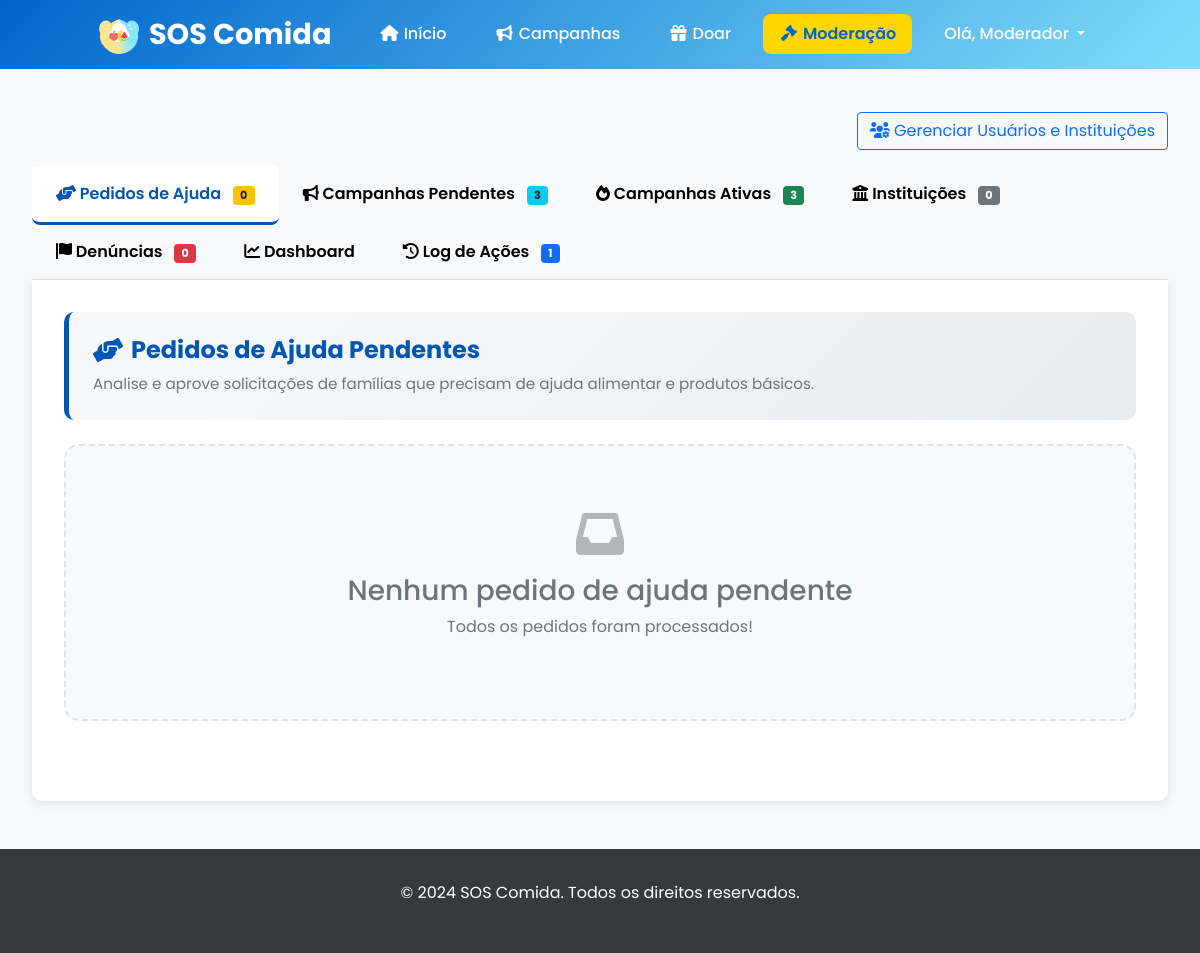
Page /moderacao (signed in) on the earlier database version.
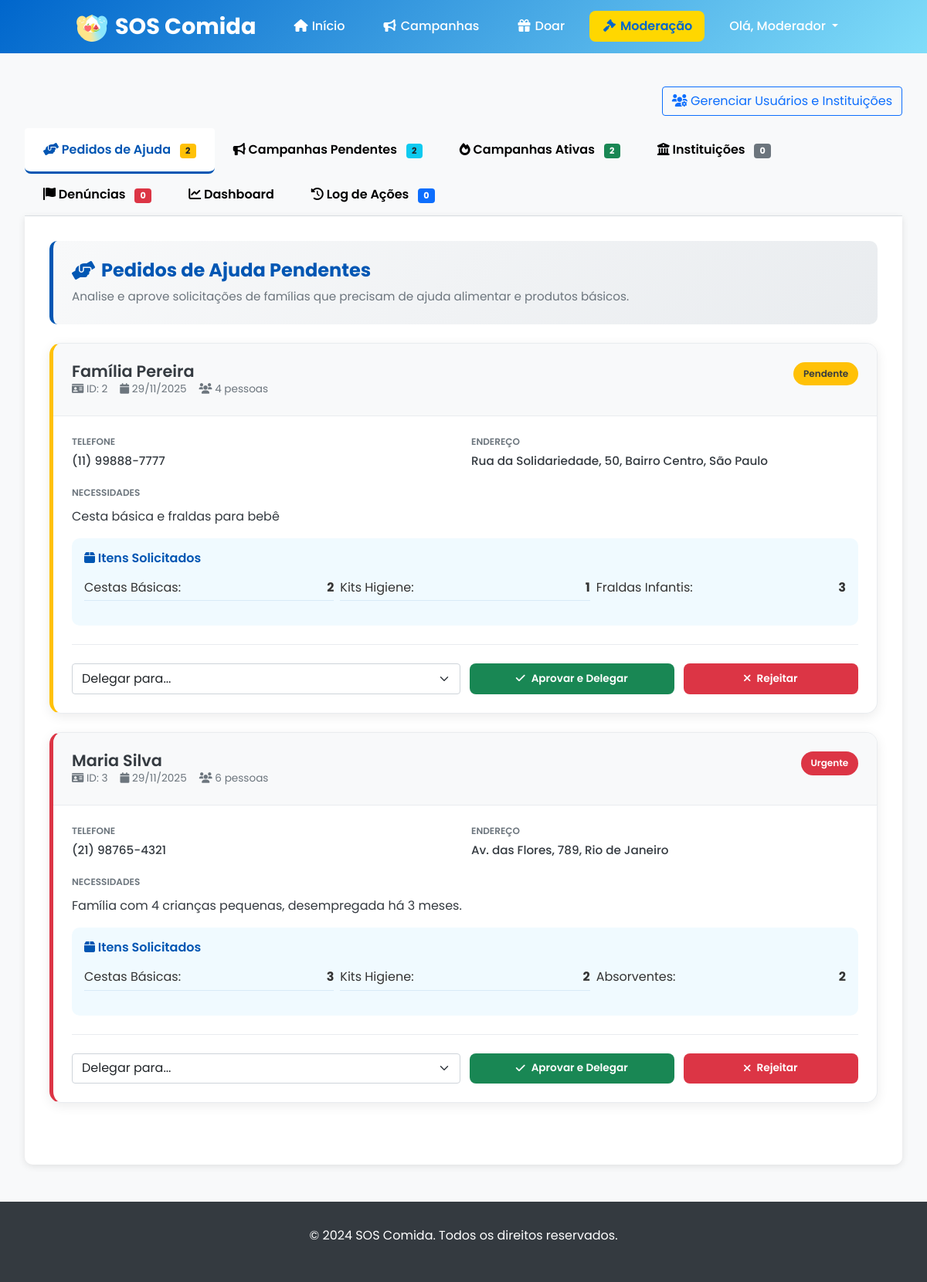
Same page on the later database version.
### models.py (models this page shows)
class Usuario(UserMixin, db.Model):
    __tablename__ = 'usuarios'
    id = db.Column(db.Integer, primary_key=True)
    nome = db.Column(db.String(100), nullable=False)
    email = db.Column(db.String(120), unique=True, nullable=False)
    senha = db.Column(db.String(255), nullable=False)
    tipo = db.Column(db.String(20), default='usuario')
    data_criacao = db.Column(db.DateTime, default=datetime.utcnow)
    last_seen = db.Column(db.DateTime, default=datetime.utcnow)
    cpf = db.Column(db.String(14))
    cidade = db.Column(db.String(100))
    endereco = db.Column(db.String(255))
    telefone = db.Column(db.String(20))
    bio = db.Column(db.Text)
    foto_perfil = db.Column(db.String(255))
    instituicao_nome = db.Column(db.String(200))
    instituicao_endereco = db.Column(db.String(255))
    instituicao_cep = db.Column(db.String(10))
    instituicao_tipo = db.Column(db.String(20))
    instituicao_cnpj = db.Column(db.String(18))
    status_aprovacao = db.Column(db.String(20), default='pendente')
    two_factor_secret = db.Column(db.String(32))
    two_factor_enabled = db.Column(db.Boolean, default=False)
    gov_br_id = db.Column(db.String(255), unique=True, nullable=True)
    gov_br_linked = db.Column(db.Boolean, default=False)
    gov_br_level = db.Column(db.String(20), nullable=True)
    status = db.Column(db.String(20), default='online', nullable=False)
    conta_revogada = db.Column(db.Boolean, default=False, nullable=False)
    data_revogacao = db.Column(db.DateTime, nullable=True)
    motivo_revogacao = db.Column(db.Text, nullable=True)

class SolicitacaoRecebimento(db.Model):
    __tablename__ = 'solicitacoes_recebimento'
    id = db.Column(db.Integer, primary_key=True)
    usuario_id = db.Column(db.Integer, db.ForeignKey('usuarios.id'), nullable=False)
    nome = db.Column(db.String(100), nullable=False)
    telefone = db.Column(db.String(20), nullable=False)
    endereco = db.Column(db.Text, nullable=False)
    qtd_pessoas = db.Column(db.Integer, nullable=False)
    necessidades = db.Column(db.Text, nullable=False)
    status = db.Column(db.String(20), default='pendente')
    data_criacao = db.Column(db.DateTime, default=datetime.utcnow)
    qtd_cestas = db.Column(db.Integer, default=0)
    qtd_higiene = db.Column(db.Integer, default=0)
    qtd_absorventes = db.Column(db.Integer, default=0)
    qtd_fraldas_infantis = db.Column(db.Integer, default=0)
    qtd_fraldas_geriatricas = db.Column(db.Integer, default=0)
    tipo_pix = db.Column(db.String(50))
    chave_pix = db.Column(db.String(200))
    cestas_entregues = db.Column(db.Integer, default=0)
    alimento_kg_entregues = db.Column(db.Numeric(10, 2), default=0.00)
    valor_entregue = db.Column(db.Numeric(10, 2), default=0.00)
    data_entrega_final = db.Column(db.DateTime)
    usuario = db.relationship('Usuario', backref=db.backref('recebimentos', lazy=True))

### main.py (the view)
@app.route('/moderacao')
@login_required
def moderacao():
    if current_user.tipo != 'moderador':
        flash('Acesso negado. Apenas moderadores podem acessar esta página.', 'error')
        return redirect(url_for('home'))
    recebimentos_pendentes = SolicitacaoRecebimento.query.filter_by(status='pendente').all()
    campanhas_pendentes = Campanha.query.filter_by(status='pendente').all()
    campanhas_ativas = Campanha.query.filter_by(status='ativa').order_by(Campanha.data_criacao.desc()).all()
    instituicoes_pendentes = Usuario.query.filter_by(tipo='instituicao', status_aprovacao='pendente').all()
    instituicoes = Usuario.query.filter_by(tipo='instituicao', status_aprovacao='aprovada').all()
    denuncias_pendentes = DenunciaVoluntario.query.filter_by(status='pendente').order_by(DenunciaVoluntario.data_denuncia.desc()).all()
    logs_recentes = LogAcaoModerador.query.order_by(LogAcaoModerador.data_acao.desc()).limit(50).all()
    now = datetime.utcnow()
    return render_template('moderacao.html',
                           recebimentos_pendentes=recebimentos_pendentes,
                           campanhas_pendentes=campanhas_pendentes,
                           campanhas_ativas=campanhas_ativas,
                           instituicoes_pendentes=instituicoes_pendentes,
                           instituicoes=instituicoes,
                           denuncias_pendentes=denuncias_pendentes,
                           logs_recentes=logs_recentes,
                           now=now,
                           usuario=current_user)

### main.py (called while the page is built)
@lm.user_loader
def user_loader(id):
    return Usuario.query.get(int(id))

### templates/moderacao.html (shortened to what this page needs)
{% extends "base.html" %}
{% block content %}
<div class="container" style="margin-top: 2rem; position: relative; z-index: 10;">
    <div class="d-flex justify-content-end mb-3">
        <a href="{{ url_for('moderacao_usuarios') }}" class="btn btn-outline-primary">
            <i class="fas fa-users-cog"></i> Gerenciar Usuários e Instituições
        </a>
    </div>
    <ul class="nav nav-tabs nav-tabs-custom" id="moderacaoTabs" role="tablist">
        <li class="nav-item" role="presentation">
            <button class="nav-link active" id="ajuda-tab" data-bs-toggle="tab" data-bs-target="#ajuda" type="button" role="tab">
                <i class="fas fa-hands-helping"></i> Pedidos de Ajuda
                <span class="badge bg-warning text-dark">{{ recebimentos_pendentes|length }}</span>
            </button>
        </li>
        <li class="nav-item" role="presentation">
            <button class="nav-link" id="campanhas-tab" data-bs-toggle="tab" data-bs-target="#campanhas" type="button" role="tab">
                <i class="fas fa-bullhorn"></i> Campanhas Pendentes
                <span class="badge bg-info text-dark">{{ campanhas_pendentes|length }}</span>
            </button>
        </li>
        <li class="nav-item" role="presentation">
            <button class="nav-link" id="campanhas-ativas-tab" data-bs-toggle="tab" data-bs-target="#campanhas-ativas" type="button" role="tab">
                <i class="fas fa-fire"></i> Campanhas Ativas
                <span class="badge bg-success">{{ campanhas_ativas|length }}</span>
            </button>
        </li>
        <li class="nav-item" role="presentation">
            <button class="nav-link" id="instituicoes-tab" data-bs-toggle="tab" data-bs-target="#instituicoes" type="button" role="tab">
                <i class="fas fa-university"></i> Instituições
                <span class="badge bg-secondary">{{ instituicoes_pendentes|length }}</span>
            </button>
        </li>
        <li class="nav-item" role="presentation">
            <button class="nav-link" id="denuncias-tab" data-bs-toggle="tab" data-bs-target="#denuncias" type="button" role="tab">
                <i class="fas fa-flag"></i> Denúncias
                <span class="badge bg-danger">{{ denuncias_pendentes|length }}</span>
            </button>
        </li>
        <li class="nav-item" role="presentation">
            <button class="nav-link" id="dashboard-tab" data-bs-toggle="tab" data-bs-target="#dashboard" type="button" role="tab">
                <i class="fas fa-chart-line"></i> Dashboard
            </button>
        </li>
        <li class="nav-item" role="presentation">
            <button class="nav-link" id="logs-tab" data-bs-toggle="tab" data-bs-target="#logs" type="button" role="tab">
                <i class="fas fa-history"></i> Log de Ações
                <span class="badge bg-primary">{{ logs_recentes|length if logs_recentes else 0 }}</span>
            </button>
        </li>
    </ul>
    <div class="tab-content" id="moderacaoTabsContent" style="background: white; padding: 2rem; border-radius: 0 0 10px 10px; box-shadow: 0 2px 10px rgba(0,0,0,0.1);">
        <div class="tab-pane fade show active" id="ajuda" role="tabpanel">
            <div class="category-header">
                <h2 class="category-title"><i class="fas fa-hands-helping"></i> Pedidos de Ajuda Pendentes</h2>
                <p class="category-subtitle">Analise e aprove solicitações de famílias que precisam de ajuda alimentar e produtos básicos.</p>
            </div>
            <div class="solicitacoes-grid" id="ajudaGrid">
                {% if recebimentos_pendentes %}
                    {% for recebimento in recebimentos_pendentes %}
                    <div class="solicitacao-card {% if recebimento.qtd_pessoas >= 5 %}priority-high{% elif recebimento.qtd_pessoas >= 3 %}priority-medium{% else %}priority-low{% endif %}">
                        <div class="card-header">
                            <div class="card-status {% if recebimento.qtd_pessoas >= 5 %}status-urgente{% else %}status-pendente{% endif %}">
                                {% if recebimento.qtd_pessoas >= 5 %}Urgente{% else %}Pendente{% endif %}
                            </div>
                            <h3 class="card-title">{{ recebimento.nome }}</h3>
                            <p class="card-subtitle">
                                <span><i class="fas fa-id-card"></i> ID: {{ recebimento.id }}</span>
                                <span><i class="fas fa-calendar"></i> {{ recebimento.data_criacao.strftime('%d/%m/%Y') }}</span>
                                <span><i class="fas fa-users"></i> {{ recebimento.qtd_pessoas }} pessoas</span>
                            </p>
                        </div>
                        <div class="card-body">
                            <div class="info-grid">
                                <div class="info-item">
                                    <span class="info-label">Telefone</span>
                                    <span class="info-value">{{ recebimento.telefone }}</span>
                                </div>
                                <div class="info-item">
                                    <span class="info-label">Endereço</span>
                                    <span class="info-value">{{ recebimento.endereco }}</span>
                                </div>
                            </div>
                            {% if recebimento.necessidades %}
                            <div style="margin-top: 1rem;">
                                <span class="info-label">Necessidades</span>
                                <p style="margin-top: 0.5rem; color: #343a40;">{{ recebimento.necessidades }}</p>
                            </div>
                            {% endif %}
                            {% if recebimento.qtd_cestas or recebimento.qtd_higiene or recebimento.qtd_absorventes or recebimento.qtd_fraldas_infantis or recebimento.qtd_fraldas_geriatricas %}
                            <div class="itens-solicitados">
                                <h4><i class="fas fa-box"></i> Itens Solicitados</h4>
                                <ul class="itens-list">
                                    {% if recebimento.qtd_cestas > 0 %}
                                    <li><span>Cestas Básicas:</span> <strong>{{ recebimento.qtd_cestas }}</strong></li>
                                    {% endif %}
                                    {% if recebimento.qtd_higiene > 0 %}
                                    <li><span>Kits Higiene:</span> <strong>{{ recebimento.qtd_higiene }}</strong></li>
                                    {% endif %}
                                    {% if recebimento.qtd_absorventes > 0 %}
                                    <li><span>Absorventes:</span> <strong>{{ recebimento.qtd_absorventes }}</strong></li>
                                    {% endif %}
                                    {% if recebimento.qtd_fraldas_infantis > 0 %}
                                    <li><span>Fraldas Infantis:</span> <strong>{{ recebimento.qtd_fraldas_infantis }}</strong></li>
                                    {% endif %}
                                </ul>
                            </div>
                            {% endif %}
                            <div class="acoes-moderacao">
                                <form action="{{ url_for('delegar_solicitacao', tipo='recebimento', solicitacao_id=recebimento.id) }}" method="POST" style="flex: 3; display: contents;">
                                    <select name="instituicao_id" class="form-select" required style="flex: 2;">
                                        <option value="">Delegar para...</option>
                                    </select>
                                    <button type="submit" class="btn-aprovar" style="flex: 1;"><i class="fas fa-check"></i> Aprovar e Delegar</button>
                                </form>
                                <form action="{{ url_for('rejeitar_solicitacao', tipo='recebimento', id=recebimento.id) }}" method="POST">
                                    <button type="submit" class="btn-rejeitar"><i class="fas fa-times"></i> Rejeitar</button>
                                </form>
                            </div>
                        </div>
                    </div>
                    {% endfor %}
                {% else %}
                    <div class="empty-state">
                        <i class="fas fa-inbox"></i>
                        <h3>Nenhum pedido de ajuda pendente</h3>
                        <p>Todos os pedidos foram processados!</p>
                    </div>
                {% endif %}
            </div>
        </div>
                                        {% set denuncias_processadas = 0 %}
                                        {% if logs_recentes %}
                                            {% for log in logs_recentes %}
                                                {% if 'denuncia' in log.acao %}
                                                    {% set denuncias_processadas = denuncias_processadas + 1 %}
                                                {% endif %}
                                            {% endfor %}
                                        {% endif %}
    </div>
</div>
{% endblock %}

### templates/base.html (shortened to what this page needs)
<!DOCTYPE html>
<html lang="pt-BR">
<head>
    <link href="https://cdnjs.cloudflare.com/ajax/libs/font-awesome/6.0.0/css/all.min.css" rel="stylesheet">
    <link href="https://cdn.jsdelivr.net/npm/bootstrap@5.1.3/dist/css/bootstrap.min.css" rel="stylesheet">
</head>
<body>
    <nav class="navbar" id="navbar">
        <div class="nav-container">
            <a href="{{ url_for('home') }}" class="logo">
                <img src="{{ url_for('static', filename='logo.png') }}" alt="SOS Comida Logo">
                SOS Comida
            </a>
            <ul class="nav-menu" id="nav-menu">
                <li><a href="{{ url_for('home') }}" class="nav-link {% if request.endpoint == 'home' %}active{% endif %}"><i class="fas fa-home fa-fw"></i> Início</a></li>
                {% if current_user.is_authenticated %}
                    <li><a href="{{ url_for('campanhas') }}" class="nav-link {% if 'campanha' in request.endpoint %}active{% endif %}"><i class="fas fa-bullhorn fa-fw"></i> Campanhas</a></li>
                    <li><a href="{{ url_for('formulariodoar') }}" class="nav-link {% if request.endpoint == 'formulariodoar' %}active{% endif %}"><i class="fas fa-gift fa-fw"></i> Doar</a></li>
                    {% if current_user.tipo == 'moderador' %}
                        <li><a href="{{ url_for('moderacao') }}" class="nav-link {% if request.endpoint == 'moderacao' %}active{% endif %}"><i class="fas fa-gavel fa-fw"></i> Moderação</a></li>
                    {% endif %}
                    <li class="nav-item dropdown">
                        <a class="nav-link dropdown-toggle" href="#" id="navbarDropdown" role="button" data-bs-toggle="dropdown" aria-expanded="false">
                            Olá, {{ current_user.nome.split()[0] }}
                        </a>
                    </li>
                {% else %}
                    <li><a href="{{ url_for('login') }}" class="nav-link btn-auth"><i class="fas fa-sign-in-alt"></i> Entrar</a></li>
                {% endif %}
            </ul>
        </div>
    </nav>
    <main class="main-content">
        {% block content %}{% endblock %}
    </main>
    <footer class="footer">
        <div class="container">
            <p>© 2024 SOS Comida. Todos os direitos reservados.</p>
        </div>
    </footer>
</body>
</html>

Differences in the rows shown:
added SolicitacaoRecebimento: shows "Pendente", nome "Família Pereira", id "2", data_criacao "29/11/2025", qtd_pessoas "4", telefone "(11) 99888-7777", endereco "Rua da Solidariedade, 50, Bairro Centro, São Paulo", necessidades "Cesta básica e fraldas para bebê", qtd_cestas "2", qtd_higiene "1", qtd_fraldas_infantis "3"
added SolicitacaoRecebimento: shows "Urgente", nome "Maria Silva", id "3", data_criacao "29/11/2025", qtd_pessoas "6", telefone "(21) 98765-4321", endereco "Av. das Flores, 789, Rio de Janeiro", necessidades "Família com 4 crianças pequenas, desempregada há 3 meses.", qtd_cestas "3", qtd_higiene "2", qtd_absorventes "2"
Other differences:
{{ recebimentos_pendentes|length }}: "0" → "2"
{{ campanhas_pendentes|length }}: "3" → "2"
{{ campanhas_ativas|length }}: "3" → "2"
{{ logs_recentes|length if logs_recentes else 0 }}: "1" → "0"
text no longer shown: "Nenhum pedido de ajuda pendente Todos os pedidos foram processados!"
